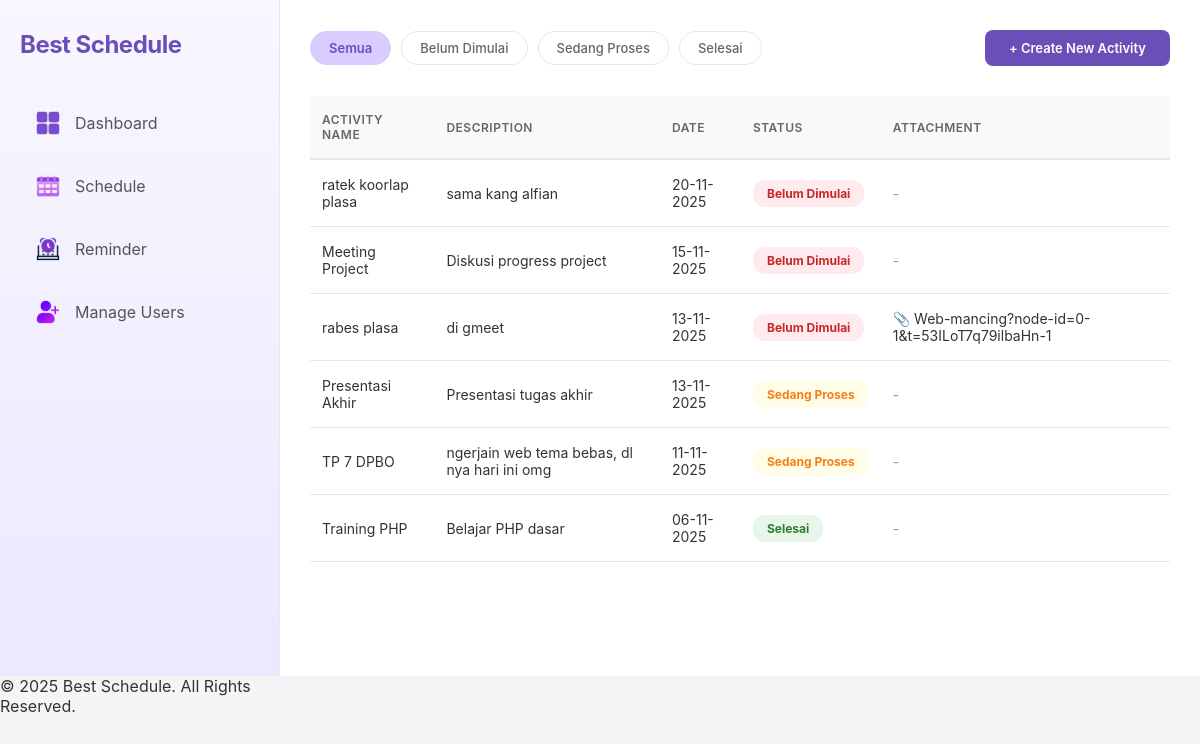
/best_schedule/index.php, run on the app's committed database.
### tables this page shows
CREATE TABLE `schedule` (
  `id_schedule` int(11) NOT NULL,
  `id_user` int(11) DEFAULT NULL,
  `nama_aktivitas` varchar(150) NOT NULL,
  `deskripsi` text DEFAULT NULL,
  `tanggal` date NOT NULL,
  `status` enum('belum dimulai','berlangsung','selesai') DEFAULT 'belum dimulai',
  `file_tambahan` varchar(255) DEFAULT NULL
);

### best_schedule/index.php (the view, shortened to what this page needs)
<?php
$activities = [];
$selected_date = isset($_GET['date']) ? $_GET['date'] : date('Y-m-d');
$selected_status = isset($_GET['status']) ? $_GET['status'] : 'semua';
try {
    $db = new Database();
    $conn = $db->conn;
    $query = "SELECT s.*, u.nama AS user_name FROM schedule s LEFT JOIN user u ON s.id_user = u.id_user";
    $params = [];
    $query .= " ORDER BY s.tanggal DESC";
    $stmt = $conn->prepare($query);
    $stmt->execute($params);
    $results = $stmt->fetchAll(PDO::FETCH_ASSOC);
    if ($results) {
        foreach ($results as $row) {
            $status_map = [
                'belum dimulai' => 'Belum Dimulai',
                'berlangsung'   => 'Sedang Proses',
                'selesai'       => 'Selesai'
            ];
            $activities[] = [
                'id'              => $row['id_schedule'],
                'name'            => $row['nama_aktivitas'] ?? $row['judul'] ?? '',
                'description'     => $row['deskripsi'] ?? '',
                'date'            => date('d-m-Y', strtotime($row['tanggal'])),
                'status'          => $status_map[$row['status']] ?? $row['status'],
                'attachment'      => $row['file_tambahan'] ? basename($row['file_tambahan']) : '',
                'attachment_icon' => $row['file_tambahan'] ? '📎' : '🔗'
            ];
        }
    }
} catch (PDOException $e) {
    die("Error: " . $e->getMessage());
}
function getStatusClass($status)
{
    switch ($status) {
        case 'Belum Dimulai': return 'status-not-started';
        case 'Sedang Proses': return 'status-in-progress';
        case 'Selesai': return 'status-completed';
    }
}
?>
<!DOCTYPE html>
<html lang="id">
<head>
    <link rel="stylesheet" href="css/style.css">
</head>
<body>
<div class="container">
    <?php include 'view/header.php'; ?>
    <main class="main-content">
        <header class="header">
            <div class="filter-buttons">
                <a href="?date=<?= $selected_date ?>&status=semua"
                   class="filter-btn <?= $selected_status==='semua'?'active':'' ?>">Semua</a>
                <a href="?date=<?= $selected_date ?>&status=belum%20dimulai"
                   class="filter-btn <?= $selected_status==='belum dimulai'?'active':'' ?>">Belum Dimulai</a>
                <a href="?date=<?= $selected_date ?>&status=berlangsung"
                   class="filter-btn <?= $selected_status==='berlangsung'?'active':'' ?>">Sedang Proses</a>
                <a href="?date=<?= $selected_date ?>&status=selesai"
                   class="filter-btn <?= $selected_status==='selesai'?'active':'' ?>">Selesai</a>
                <a href="view/addActivity.php" class="create-btn">+ Create New Activity</a>
            </div>
        </header>
        <section class="activity-section">
            <table class="activity-table">
                <thead>
                    <tr>
                        <th>Activity Name</th>
                        <th>Description</th>
                        <th>Date</th>
                        <th>Status</th>
                        <th>Attachment</th>
                    </tr>
                </thead>
                <tbody>
                    <?php if (!empty($activities)): ?>
                        <?php foreach ($activities as $activity): ?>
                            <tr>
                                <td><?= htmlspecialchars($activity['name']) ?></td>
                                <td><?= htmlspecialchars(substr($activity['description'],0,50)) ?></td>
                                <td><?= $activity['date'] ?></td>
                                <td><span class="status-badge <?= getStatusClass($activity['status']) ?>"><?= $activity['status'] ?></span></td>
                                <td>
                                    <?php if($activity['attachment']): ?>
                                        <span class="attachment-icon"><?= $activity['attachment_icon'] ?></span>
                                        <?= htmlspecialchars($activity['attachment']) ?>
                                    <?php else: ?>
                                        <span style="color:#999">-</span>
                                    <?php endif; ?>
                                </td>
                            </tr>
                        <?php endforeach; ?>
                    <?php else: ?>
                        <tr>
                            <td colspan="5" style="text-align:center; color:#999; padding:40px;">Tidak ada aktivitas</td>
                        </tr>
                    <?php endif; ?>
                </tbody>
            </table>
        </section>
    </main>
    <?php include 'view/footer.php'; ?>
</div>
</body>
</html>

### best_schedule/view/header.php (shortened to what this page needs)
<aside class="sidebar">
    <div class="sidebar-header">
        <h1 class="brand-title">Best Schedule</h1>
    </div>
    <nav class="sidebar-menu">
        <a href="../index.php" class="menu-item <?= ($current_page == 'dashboard') ? 'active' : '' ?>">
            <img src="../images/dashboard.png" alt="Dashboard" class="menu-icon">
            <span class="menu-text">Dashboard</span>
        </a>
        <a href="view/schedules.php" class="menu-item <?= ($current_page == 'schedules') ? 'active' : '' ?>">
            <img src="../images/schedule.png" alt="Schedule" class="menu-icon">
            <span class="menu-text">Schedule</span>
        </a>
        <a href="view/reminders.php" class="menu-item <?= ($current_page == 'reminders') ? 'active' : '' ?>">
            <img src="../images/reminder.png" alt="Reminder" class="menu-icon">
            <span class="menu-text">Reminder</span>
        </a>
        <a href="view/users.php" class="menu-item <?= ($current_page == 'users') ? 'active' : '' ?>">
            <img src="../images/user.png" alt="User" class="menu-icon">
            <span class="menu-text">Manage Users</span>
        </a>
    </nav>
</aside>

### best_schedule/view/footer.php (shortened to what this page needs)
<footer class="footer">
    <div class="footer-content">
        &copy; <?= date('Y'); ?> Best Schedule. All Rights Reserved.
    </div>
</footer>

### best_schedule/css/style.css (style rules this page uses)
* { margin: 0; padding: 0; box-sizing: border-box; }
body { font-family: -apple-system, BlinkMacSystemFont, "Segoe UI", "Roboto", "Oxygen", "Ubuntu", "Cantarell", sans-serif; background-color: #f5f5f7; color: #333; }
.container { display: grid; grid-template-columns: 280px 1fr; min-height: 100vh; gap: 0; }
.sidebar { background: linear-gradient(180deg, #f8f7ff 0%, #ede7ff 100%); padding: 30px 20px; border-right: 1px solid #e8e8e8; position: relative; }
.sidebar-header { margin-bottom: 40px; }
.brand-title { font-size: 24px; font-weight: 700; color: #6b4fb8; letter-spacing: -0.5px; }
.sidebar-menu { display: flex; flex-direction: column; gap: 15px; margin-bottom: 100px; }
.menu-item { display: flex; align-items: center; gap: 15px; padding: 12px 16px; border-radius: 10px; cursor: pointer; transition: all 0.3s ease; color: #555; text-decoration: none; }
.menu-icon { width: 24px; height: 24px; object-fit: contain; flex-shrink: 0; }
.menu-text { font-size: 16px; }
.main-content { background-color: #fff; padding: 30px; display: flex; flex-direction: column; gap: 30px; }
.header { display: flex; align-items: center; justify-content: space-between; gap: 20px; flex-wrap: wrap; }
.filter-buttons { display: flex; gap: 10px; flex-wrap: wrap; width: 100%; align-items: center; }
.filter-btn { padding: 8px 18px; border: 1px solid #e8e8e8; border-radius: 20px; background-color: #fff; cursor: pointer; font-size: 13px; color: #666; text-decoration: none; transition: all 0.3s ease; }
.filter-btn:hover, .filter-btn.active { background-color: #d9ccff; color: #6b4fb8; border-color: #d9ccff; font-weight: 600; }
.create-btn { padding: 10px 24px; background-color: #6b4fb8; color: white; border: none; border-radius: 8px; cursor: pointer; font-weight: 600; font-size: 13px; transition: all 0.3s ease; margin-left: auto; white-space: nowrap; text-decoration: none; }
.activity-section { flex: 1; }
.activity-table { width: 100%; border-collapse: collapse; background-color: #fff; }
.activity-table thead { background-color: #f9f9f9; border-bottom: 2px solid #e8e8e8; }
.activity-table th { padding: 16px 12px; text-align: left; font-size: 12px; font-weight: 600; color: #666; text-transform: uppercase; letter-spacing: 0.5px; }
.activity-table tbody tr { border-bottom: 1px solid #e8e8e8; transition: background-color 0.3s ease; }
.activity-table td { padding: 16px 12px; font-size: 14px; }
.status-badge { display: inline-block; padding: 6px 14px; border-radius: 12px; font-size: 12px; font-weight: 600; text-transform: capitalize; }
.status-not-started { background-color: #ffebee; color: #c62828; }
.status-in-progress { background-color: #fffde7; color: #f57f17; }
.status-completed { background-color: #e8f5e9; color: #2e7d32; }
.attachment-icon { font-size: 14px; }
.filter-buttons { display: flex; gap: 10px; flex-wrap: wrap; align-items: center; }
.filter-btn { padding: 8px 18px; border: 1px solid #e8e8e8; border-radius: 20px; background-color: #fff; cursor: pointer; font-size: 13px; color: #666; text-decoration: none; transition: all 0.3s ease; font-weight: 500; }
.filter-btn.active { background-color: #d9ccff; color: #6b4fb8; border-color: #d9ccff; font-weight: 600; }
.create-btn { padding: 10px 24px; background-color: #6b4fb8; color: white; border: none; border-radius: 8px; cursor: pointer; font-weight: 600; font-size: 13px; transition: all 0.3s ease; text-decoration: none; white-space: nowrap; display: inline-block; }
.status-badge { display: inline-block; padding: 6px 14px; border-radius: 12px; font-size: 12px; font-weight: 700; text-transform: capitalize; white-space: nowrap; flex-shrink: 0; }

### data on the page
schedule: nama_aktivitas "ratek koorlap plasa", deskripsi "sama kang alfian", date "20-11-2025", status "Belum Dimulai"
schedule: nama_aktivitas "Meeting Project", deskripsi "Diskusi progress project", date "15-11-2025", status "Belum Dimulai"
schedule: nama_aktivitas "rabes plasa", deskripsi "di gmeet", date "13-11-2025", status "Belum Dimulai", attachment_icon "📎", attachment "Web-mancing?node-id=0-1&t=53ILoT7q79ilbaHn-1"
schedule: nama_aktivitas "Presentasi Akhir", deskripsi "Presentasi tugas akhir", date "13-11-2025", status "Sedang Proses"
schedule: nama_aktivitas "TP 7 DPBO", deskripsi "ngerjain web tema bebas, dl nya hari ini omg", date "11-11-2025", status "Sedang Proses"
schedule: nama_aktivitas "Training PHP", deskripsi "Belajar PHP dasar", date "06-11-2025", status "Selesai"
